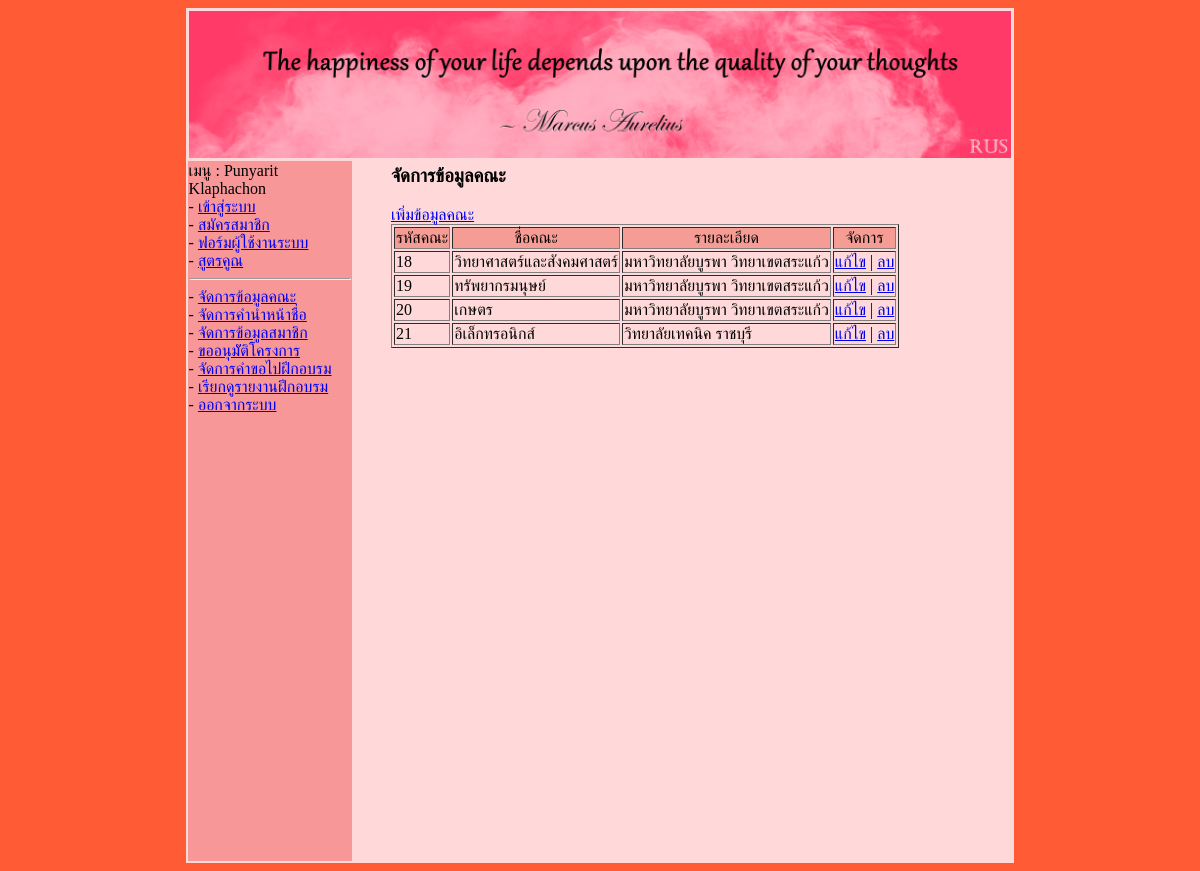
Page /faculty_show.php (signed in) on the committed database.
### tables this page shows
CREATE TABLE `faculty` (
  `fac_id` int(11) NOT NULL,
  `fac_name` varchar(100) NOT NULL,
  `fac_detail` text NOT NULL
);

### faculty_show.php (the view, shortened to what this page needs)
<?php
    include("./header.php");
    include("./menu.php");
    include("./sqliConnect.php");
?>
<table align="center" width="90%">
    <tr>
        <td>
                <h3>จัดการข้อมูลคณะ</h3>
                <a href="faculty_add.php">เพิ่มข้อมูลคณะ</a>
        <table border="1px" >
            <tr>
                <td align="center" bgcolor="#f59c95">รหัสคณะ</td>
                <td align="center" bgcolor="#f59c95">ชื่อคณะ</td>
                <td align="center" bgcolor="#f59c95">รายละเอียด</td>
                <td align="center" bgcolor="#f59c95">จัดการ</td>
            </tr>
            <?php
                $sql = "select * from faculty";
                $result = $mysqli->query($sql);
                if ($result->num_rows){
                    while($row = $result->fetch_assoc()){
                        $fac_id = $row['fac_id'];
                        $fac_name = $row['fac_name'];
                        $fac_detail = $row['fac_detail'];
                        echo "
                        <tr>
                            <td>$fac_id</td>
                            <td>$fac_name</td>
                            <td>$fac_detail</td>
                            <td>
                                <a href=\"faculty_edit.php?fac_id=$fac_id\">แก้ไข</a>
                                |
                                <a href=\"faculty_delete.php?fac_id=$fac_id\">ลบ</a>
                            </td>
                        </tr>
                        ";
                    }
                }
                else {
                    echo "no results";
                }
            ?>
        </table>
        </td>
    </tr>
</table>
<?php
    include("./footer.php");
?>

### css/style.css (style rules this page uses)
body { background-color: rgb(255, 92, 53); }

### rows in the picture
faculty: fac_id "18", fac_name "วิทยาศาสตร์และสังคมศาสตร์", fac_detail "มหาวิทยาลัยบูรพา วิทยาเขตสระแก้ว"
faculty: fac_id "19", fac_name "ทรัพยากรมนุษย์", fac_detail "มหาวิทยาลัยบูรพา วิทยาเขตสระแก้ว"
faculty: fac_id "20", fac_name "เกษตร", fac_detail "มหาวิทยาลัยบูรพา วิทยาเขตสระแก้ว"
faculty: fac_id "21", fac_name "อิเล็กทรอนิกส์", fac_detail "วิทยาลัยเทคนิค ราชบุรี"

### other values in the picture
$_SESSION['fname'] "Punyarit"
$_SESSION['lname'] "Klaphachon"
